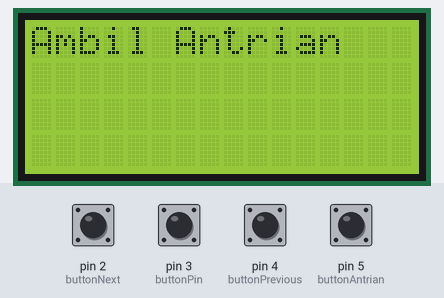
Bench run of a sketch on a simulated Arduino Uno, built with avr-gcc and run on an emulated ATmega328P. Shown: 16×4 character LCD. The inputs (shaded band) are chosen by the test bench; at power-on: pin 2 (buttonNext), pin 3 (buttonPin), pin 4 (buttonPrevious), pin 5 (buttonAntrian) HIGH.

Above: at 1.2 s.
1.3 s: pin 3 (buttonPin) pulled LOW for 0.15 s
At 2.6 s:
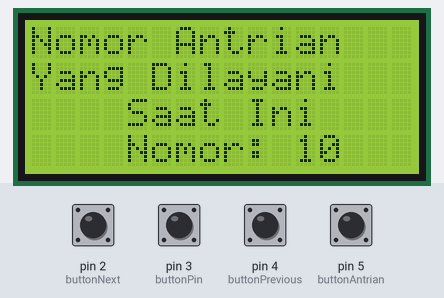
5.9 s: pin 3 (buttonPin) pulled LOW for 1 s
At 12.0 s:
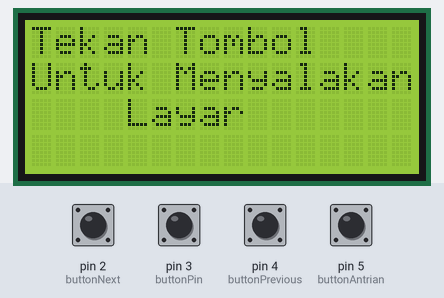
Timing chart, 0 to 13.5 s (numbered marks = the images above; inputs shaded):
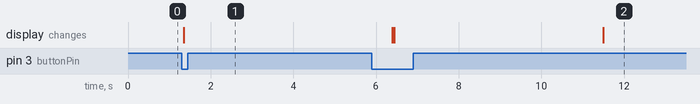

Measured:
- after the input at 1.3 s, the display: changes after 0.05 s (image 1)

The sketch:

code_pa2.ino
```cpp
#include "SoftwareSerial.h"
#include <LiquidCrystal_I2C.h>

// Define the software serial pins for DFPlayer
SoftwareSerial mySerial(10, 11); // RX, TX

// Create DFPlayer Mini object
#define Start_Byte 0x7E
#define Version_Byte 0xFF
#define Command_Length 0x06
#define End_Byte 0xEF
#define Acknowledge 0x00 // Returns info with command 0x41 [0x01: info, 0x00: no info]
#define ACTIVATED LOW

// LCD configuration
int lcdColumns = 16;
int lcdRows = 4;
LiquidCrystal_I2C lcd(0x27, lcdColumns, lcdRows);

// Button pins
const int buttonNext = 2;
const int buttonPrevious = 4;
const int buttonPin = 3; // LCD backlight control button
const int buttonAntrian = 5;

// MP3 player state
boolean isPlaying = false; //kode awal untuk dfplayer
int currentTrack = 1;

// LCD display state
int queueNumber = 0; //kondisi awal 0 agar ketika ditekan menjadi 1
int queueNumber1 = 10; // untuk kondisi awal status antrian saat ini
int buttonState = 0;
int lastButtonState = 0;

void playFirst();
void play();
void playNext();
void playPrevious();
void setVolume(int volume);
void execute_CMD(byte CMD, byte Par1, byte Par2);
void displayInitialMessage();
void playQueueNumber(int queueNum);

void setup() {
  // Initialize serial for DFPlayer
  mySerial.begin(9600);
  Serial.begin(9600);

  // Initialize buttons
  pinMode(buttonNext, INPUT);
  digitalWrite(buttonNext, HIGH);
  pinMode(buttonPrevious, INPUT);
  digitalWrite(buttonPrevious, HIGH);
  pinMode(buttonPin, INPUT);
  digitalWrite(buttonPin, HIGH);
  pinMode(buttonAntrian, INPUT);
  digitalWrite(buttonAntrian, HIGH);

  // Play the first track
  // playFirst();
  isPlaying = true;

  // Initialize LCD
  lcd.init();
  lcd.backlight();
  // Print initial messages
  lcd.print("Ambil Antrian"); //lcd menampilkan ambil antrian
}

void loop() {
  // Handle MP3 player button presses
  if (digitalRead(buttonNext) == ACTIVATED) {
    if (isPlaying) {
      playQueueNumber(queueNumber + 2); //
    }
  }

  if (digitalRead(buttonPrevious) == ACTIVATED) {
    if (isPlaying) {
      playQueueNumber(queueNumber1 + 2);
    }
  }

  // Handle LCD backlight control button (buttonAntrian)
  buttonState = digitalRead(buttonAntrian);
  if (buttonState != lastButtonState) {
    if (buttonState == LOW) {
      // Increment queue number
      queueNumber++;

      // Reset queue number to 1 if it exceeds 10
      if (queueNumber > 10) {
        queueNumber = 1;
      }

      // Turn on LCD backlight
      lcd.backlight();

      // Display the current queue number
      lcd.clear();
      lcd.setCursor(0, 0);
      lcd.print("Selamat Datang");
      lcd.setCursor(0, 1);
      lcd.print("Nomor Antrian");
      lcd.setCursor(0, 2);
      lcd.print("Anda Adalah");
      lcd.setCursor(0, 3);
      lcd.print("Nomor: ");
      lcd.print(queueNumber);

      // Delay to prevent bouncing
      delay(5000);//baru diubah

      // Clear only the fourth row
      lcd.setCursor(0, 3);
      lcd.print("              "); // Clear the line

      // Turn off LCD backlight
      lcd.backlight();
      lcd.clear();

      // Print message to press the button again
      lcd.setCursor(0, 0);
      lcd.print("Tekan Tombol");
      lcd.setCursor(0, 1);
      lcd.print("Untuk Menyalakan");
      lcd.setCursor(0, 2);
      lcd.print("Layar");
    }

    lastButtonState = buttonState;
  }

  // Handle LCD backlight control button (buttonPin)
  buttonState = digitalRead(buttonPin);
  if (buttonState != lastButtonState) {
    if (buttonState == LOW) {

      if (queueNumber == 1) { //mengecek nomor antrian yang dilayani
        queueNumber1 = queueNumber1;
      }
      else if (queueNumber > 1 && queueNumber <= 10) { // lebih besar dari 1 dan lebih kecil dari 10
        queueNumber1 = queueNumber -1;
      }
      else if (queueNumber > 10) {
        queueNumber1 = 1;
      }
      // Turn on LCD backlight
      lcd.backlight();

      // Display the current queue number
      lcd.clear();
      lcd.setCursor(0, 0);
      lcd.print("Nomor Antrian");
      lcd.setCursor(0, 1);
      lcd.print("Yang Dilayani");
      lcd.setCursor(0, 2);
      lcd.print("Saat Ini");
      lcd.setCursor(0, 3);
      lcd.print("Nomor: ");
      lcd.print(queueNumber1);
      }

      // Delay to prevent bouncing
      delay(5000);

      // Clear only the fourth row
      lcd.setCursor(0, 3);
      lcd.print("              "); // Clear the line

      // Turn off LCD backlight
      lcd.backlight();
      lcd.clear();

      // Print message to press the button again
      lcd.setCursor(0, 0);
      lcd.print("Tekan Tombol");
      lcd.setCursor(0, 1);
      lcd.print("Untuk Menyalakan");
      lcd.setCursor(0, 2);
      lcd.print("Layar");
    }

    lastButtonState = buttonState;
  }


void execute_CMD(byte CMD, byte Par1, byte Par2) {
  // Calculate the checksum (2 bytes)
  word checksum = -(Version_Byte + Command_Length + CMD + Acknowledge + Par1 + Par2);
  // Build the command line
  byte Command_line[10] = { Start_Byte, Version_Byte, Command_Length, CMD, Acknowledge, Par1, Par2, highByte(checksum), lowByte(checksum), End_Byte };
  // Send the command line to the module
  for (byte k = 0; k < 10; k++) {
    mySerial.write(Command_line[k]);
  }
}

void playQueueNumber(int queueNum) {
  execute_CMD(0x03, 0, queueNum); // Perintah untuk memutar track berdasarkan nomor antrian
  delay(6000);
}

// void playFirst() {
//   execute_CMD(0x3F, 0, 0);
//   delay(500);
//   setVolume(30);
//   delay(500);
//   execute_CMD(0x11, 0, 1);
//   delay(500);
// }

// void play() {
//   execute_CMD(0x0D, 0, 1);
//   delay(500);
// }

// void playNext() {
//   execute_CMD(0x01, 0, 1);
//   delay(500);
// }

// void playPrevious() {
//   execute_CMD(0x02, 0, 1);
//   delay(500);
// }

// void setVolume(int volume) {
//   execute_CMD(0x30, 0, volume); // Set the volume (0x00~0x30)
//   delay(2000);
// }
```
